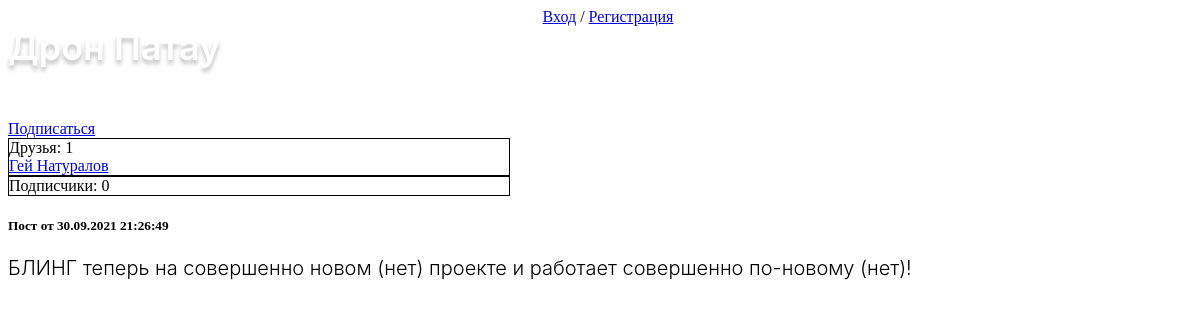
/user/urheilunen/, run on the app's committed database.
### bling/models.py (models this page shows, shortened)
class Profile(models.Model):
    user = models.OneToOneField(User, on_delete=models.CASCADE)
    born_on = models.DateField(null=True, blank=True, verbose_name='Дата рождения')
    subscribers = models.ManyToManyField(User, blank=True, default=None, verbose_name='Подписчики', related_name='Подписчик')
    friends = models.ManyToManyField(User, blank=True, default=None, verbose_name='Друзья', related_name='Друг')
    profile_image = models.OneToOneField('BlingImage', default=None, null=True, blank=True, verbose_name='Ава', on_delete=models.SET_NULL)
    def __str__(self):
        if self.user.first_name or self.user.last_name:
            return self.user.first_name + ' ' + self.user.last_name
        else:
            return self.user.username
    class Meta:
        verbose_name = 'Профиль'
        verbose_name_plural = 'Профили'

class BlingPost(models.Model):
    text = models.TextField(null=True, blank=True, verbose_name='Текст')
    images = models.ForeignKey('BlingImage', on_delete=models.SET_NULL, null=True, blank=True, verbose_name='Изображения')
    author = models.ForeignKey(User, on_delete=models.CASCADE, related_name='posts', verbose_name='Автор', null=True)
    created_on = models.DateTimeField(auto_now_add=True, verbose_name='Дата публикации')
    likes_amount = models.IntegerField(default=0)
    comments_amount = models.IntegerField(default=0)
    class Meta:
        verbose_name = 'Пост'
        verbose_name_plural = 'Посты'
        ordering = ['-created_on']

### bling/views.py (the view)
# urls.py: path('user/<str:user_id>/', user_profile, name='user_profile'),
def user_profile(request, user_id):
    blinguser = User.objects.get(username=user_id)
    friends = blinguser.profile.friends.all()
    friends_amount = len(friends)
    subs = blinguser.profile.subscribers.all()
    subs_amount = len(subs)
    blingposts = BlingPost.objects.filter(author=blinguser)
    if request.user == blinguser:
        is_own_page = True
        is_current_user_subscribed = False
        is_current_user_friend = False
    else:
        is_own_page = False
        if request.user in subs:
            is_current_user_subscribed = True
            is_current_user_friend = False
        elif request.user in friends:
            is_current_user_subscribed = False
            is_current_user_friend = True
        else:
            is_current_user_subscribed = False
            is_current_user_friend = False
    if friends_amount > 3:
        friends = friends[:3]
    if subs_amount > 3:
        subs = subs[:3]
    context = {
        'blinguser': blinguser,
        'blingposts': blingposts,
        'friends': friends,
        'friends_amount': friends_amount,
        'subs': subs,
        'subs_amount': subs_amount,
        'is_own_page': is_own_page,
        'is_current_user_subscribed': is_current_user_subscribed,
        'is_current_user_friend': is_current_user_friend,
    }
    return render(request, 'bling/user_profile.html', context)

### bling/templates/bling/user_profile.html (shortened to what this page needs)
{% extends "layout/basic.html" %}
{% block content %}
{% if blinguser.first_name or blinguser.lastname %}
        <h1>{{ blinguser.first_name }} {{ blinguser.last_name }}</h1>
    {% else %}
        <h1>{{ blinguser.username }}</h1>
    {% endif %}
<br>
{% if not is_own_page %}
    {% if is_current_user_subscribed %}
        <a title="Отменить подписку" href="{% url 'unsubscribe' blinguser.username %}">Вы подписаны</a>
    {% elif is_current_user_friend %}
        <a title="Удалить из друзей" href="{% url 'unsubscribe' blinguser.username %}">Вы друзья</a>
    {% else %}
        <a title="Подписаться" href="{% url 'subscribe' blinguser.username %}">Подписаться</a>
    {% endif %}
{% endif %}
<div style="border: 1px solid black; position: relative; width: 500px">
    Друзья: {{ friends_amount }}
    {% if friends_amount > 0 %}
        {% for friend in friends %}
            <br><a href="{% url 'user_profile' friend.username %}">{{ friend.profile }}</a>
        {% endfor %}
    {% endif %}
</div>
<div style="border: 1px solid black; position: relative; width: 500px">
    Подписчики: {{ subs_amount }}
</div>
{% for blingpost in blingposts %}
<div class="post">
    <h5>Пост от {{ blingpost.created_on|date:"d.m.Y H:i:s" }}</h5>
    <p>{{ blingpost.text }}</p><br>
</div><br>
{% endfor %}
{% endblock %}

### bling/static/bling/style.css (style rules this page uses)
html, body { width: 100%; height: 100%; position:fixed; top:0; bottom:0; left:0; right:0; }
body { background-image: url("back.jpg"); background-size: cover; display: block; }
p { font-family: SF Pro Display; font-weight: 300; font-size: 20px; }
h1 { font-family: SF Pro Display; font-style: normal; font-weight: 600; font-size: 36px; line-height: 43px; color: #FFFFFF; text-shadow: 0px 4px 4px rgba(0, 0, 0, 0.25); margin-bottom: 33px; margin-top: 0px; }
::placeholder { text-indent: 14px; font-family: SF Pro Display; font-weight: 300; font-size: 18px; line-height: 21px; color: #A8A8A8; }

### data on the page
BlingPost: created_on "30.09.2021 21:26:49", text "БЛИНГ теперь на совершенно новом (нет) проекте и работает совершенно по-новому (нет)!"

### other printed values
{{ blinguser.first_name }} "Дрон"
{{ blinguser.last_name }} "Патау"
{{ friends_amount }} "1"
{{ friend.profile }} "Гей Натуралов"
{{ subs_amount }} "0"
